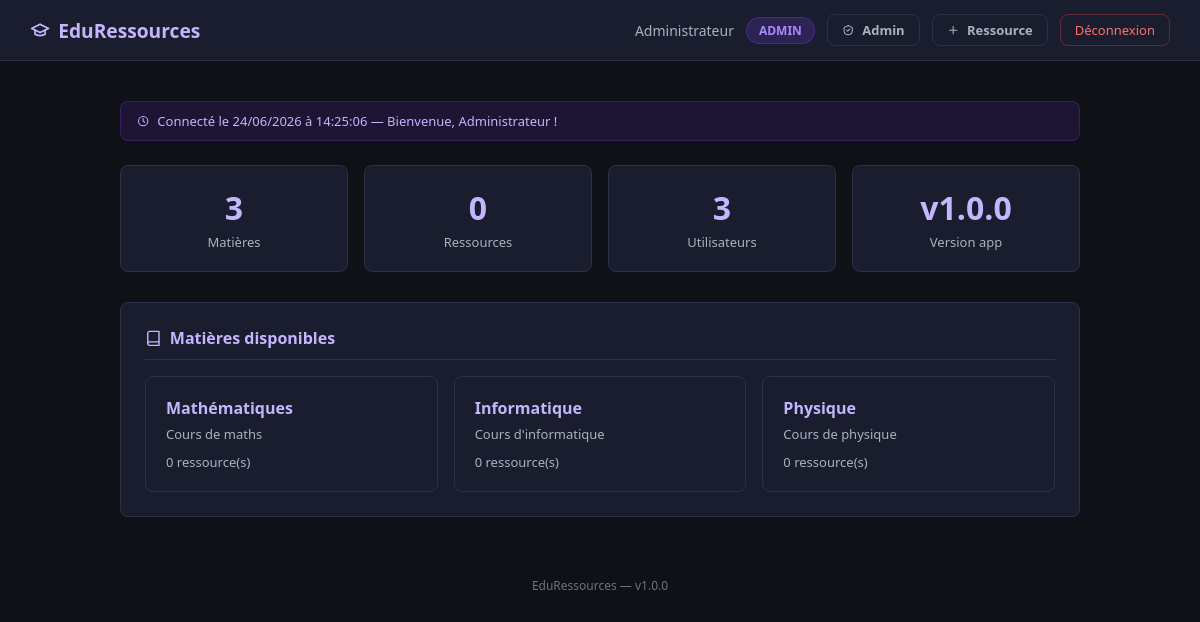
The page /dashboard (signed in) on the database its author committed.
### app/app.py (models this page shows)
class User(UserMixin, db.Model):
    id = db.Column(db.Integer, primary_key=True)
    nom = db.Column(db.String(100), nullable=False)
    email = db.Column(db.String(150), unique=True, nullable=False)
    password = db.Column(db.String(200), nullable=False)
    role = db.Column(db.String(20), nullable=False, default='etudiant')
    date_creation = db.Column(db.DateTime, default=datetime.utcnow)

class Matiere(db.Model):
    id = db.Column(db.Integer, primary_key=True)
    nom = db.Column(db.String(100), nullable=False)
    description = db.Column(db.String(200))
    ressources = db.relationship('Ressource', backref='matiere', lazy=True)

### app/app.py (the view)
@app.route('/dashboard')
@login_required
def dashboard():
    matieres = Matiere.query.all()
    total_ressources = Ressource.query.count()
    total_users = User.query.count()
    now = datetime.now().strftime("%d/%m/%Y à %H:%M:%S")
    return render_template('dashboard.html',
        matieres=matieres,
        total_ressources=total_ressources,
        total_users=total_users,
        version=APP_VERSION,
        now=now
    )

### app/app.py (called while the page is built)
@login_manager.user_loader
def load_user(user_id):
    return User.query.get(int(user_id))

### app/templates/dashboard.html (shortened to what this page needs)
{% extends 'base.html' %}
{% block content %}
<div class="section-page">
    <div class="info-bar">
        <svg class="icon icon-sm" viewBox="0 0 24 24" aria-hidden="true">
            <circle cx="12" cy="12" r="9"></circle>
            <path d="M12 7v5l3 2"></path>
        </svg>
        <span>Connecté le {{ now }} — Bienvenue, {{ current_user.nom }} !</span>
    </div>
    <div class="stats-grid">
        <div class="stat-card">
            <div class="stat-number">{{ matieres|length }}</div>
            <div class="stat-label">Matières</div>
        </div>
        <div class="stat-card">
            <div class="stat-number">{{ total_ressources }}</div>
            <div class="stat-label">Ressources</div>
        </div>
        <div class="stat-card">
            <div class="stat-number">{{ total_users }}</div>
            <div class="stat-label">Utilisateurs</div>
        </div>
        <div class="stat-card">
            <div class="stat-number text-success">v{{ version }}</div>
            <div class="stat-label">Version app</div>
        </div>
    </div>
    <div class="card">
        <div class="card-title">
            <svg class="icon" viewBox="0 0 24 24" aria-hidden="true">
                <path d="M4 19.5A2.5 2.5 0 0 1 6.5 17H20"></path>
                <path d="M4 4.5A2.5 2.5 0 0 1 6.5 2H20v20H6.5A2.5 2.5 0 0 1 4 19.5v-15Z"></path>
            </svg>
            Matières disponibles
        </div>
        {% if matieres %}
        <div class="matieres-grid">
            {% for matiere in matieres %}
            <a href="{{ url_for('ressources', matiere_id=matiere.id) }}" class="matiere-card">
                <h3>{{ matiere.nom }}</h3>
                <p>{{ matiere.description or 'Aucune description' }}</p>
                <p class="matiere-count">
                    {{ matiere.ressources|length }} ressource(s)
                </p>
            </a>
            {% endfor %}
        </div>
        {% else %}
        <p class="empty-state">Aucune matière disponible pour le moment.</p>
        {% endif %}
    </div>
</div>
{% endblock %}

### app/templates/base.html (shortened to what this page needs)
<!DOCTYPE html>
<html lang="fr">
<head>
    <link rel="stylesheet" href="{{ url_for('static', filename='style.css') }}">
</head>
<body>
{% if current_user.is_authenticated %}
<nav class="navbar">
    <a href="{{ url_for('dashboard') }}" class="navbar-brand">
        <svg class="icon" viewBox="0 0 24 24" aria-hidden="true">
            <path d="M22 10 12 5 2 10l10 5 10-5Z"></path>
            <path d="M6 12v5c3 2 9 2 12 0v-5"></path>
        </svg>
        EduRessources
    </a>
    <div class="navbar-info">
        <span class="navbar-user">{{ current_user.nom }}</span>
        <span class="badge-role role-{{ current_user.role }}">{{ current_user.role }}</span>
        {% if current_user.role == 'admin' %}
        <a href="{{ url_for('admin') }}" class="btn-secondary btn btn-small">
            <svg class="icon icon-sm" viewBox="0 0 24 24" aria-hidden="true">
                <path d="M12 3 4 7v6c0 5 3.4 7.4 8 8 4.6-.6 8-3 8-8V7l-8-4Z"></path>
                <path d="M9 12l2 2 4-4"></path>
            </svg>
            Admin
        </a>
        {% endif %}
        {% if current_user.role in ['prof', 'admin'] %}
        <a href="{{ url_for('ajouter_ressource') }}" class="btn-secondary btn btn-small">
            <svg class="icon icon-sm" viewBox="0 0 24 24" aria-hidden="true">
                <path d="M12 5v14"></path>
                <path d="M5 12h14"></path>
            </svg>
            Ressource
        </a>
        {% endif %}
        <a href="{{ url_for('logout') }}" class="btn-logout">Déconnexion</a>
    </div>
</nav>
{% endif %}
<div class="container">
    {% block content %}{% endblock %}
</div>
<div class="footer">EduRessources — v{{ version if version is defined else '1.0.0' }}</div>
</body>
</html>

### app/static/style.css (style rules this page uses)
:root { --bg: #0f1117; --surface: #1a1d2e; --surface-raised: #202438; --surface-subtle: #12141f; --border: #2d3148; --text: #e2e8f0; --text-muted: #aab2c0; --text-soft: #8b95a7; --primary: #8b5cf6; --primary-strong: #7c3aed; --primary-soft: #7c3aed22; --success: #34d399; --danger: #f87171; --focus: #fbbf24; }
* { margin: 0; padding: 0; box-sizing: border-box; }
body { font-family: 'Segoe UI', sans-serif; background: var(--bg); color: var(--text); min-height: 100vh; }
.icon { width: 1.05em; height: 1.05em; flex: 0 0 auto; stroke: currentColor; stroke-width: 2; stroke-linecap: round; stroke-linejoin: round; fill: none; }
.icon-sm { width: 0.95em; height: 0.95em; }
.text-success { color: var(--success); }
.section-page { margin-top: 30px; }
.navbar { background: var(--surface); padding: 14px 30px; display: flex; justify-content: space-between; align-items: center; gap: 16px; border-bottom: 1px solid var(--border); position: sticky; top: 0; z-index: 100; }
.navbar-brand { font-size: 1.2rem; font-weight: 700; color: #c4b5fd; text-decoration: none; display: inline-flex; align-items: center; gap: 8px; white-space: nowrap; }
.navbar-info { display: flex; align-items: center; justify-content: flex-end; gap: 12px; flex-wrap: wrap; }
.navbar-user { font-size: 14px; color: var(--text-muted); }
.badge-role { padding: 4px 12px; border-radius: 20px; font-size: 12px; font-weight: 600; text-transform: uppercase; }
.role-admin { background: #7c3aed33; color: #a78bfa; border: 1px solid #7c3aed55; }
.btn-logout { background: transparent; border: 1px solid #ef444455; color: var(--danger); padding: 6px 14px; border-radius: 8px; cursor: pointer; font-size: 13px; text-decoration: none; transition: all 0.2s; }
.container { max-width: 1000px; margin: 40px auto; padding: 0 20px; }
.card { background: var(--surface); border: 1px solid var(--border); border-radius: 8px; padding: 24px; margin-bottom: 20px; }
.card-title { font-size: 1rem; font-weight: 600; color: #c4b5fd; margin-bottom: 16px; padding-bottom: 10px; border-bottom: 1px solid var(--border); display: flex; align-items: center; gap: 8px; }
.stats-grid { display: grid; grid-template-columns: repeat(auto-fit, minmax(160px, 1fr)); gap: 16px; margin-bottom: 30px; }
.stat-card { background: var(--surface); border: 1px solid var(--border); border-radius: 8px; padding: 20px; text-align: center; }
.stat-number { font-size: 2rem; font-weight: 700; color: #c4b5fd; }
.stat-label { font-size: 13px; color: var(--text-muted); margin-top: 4px; }
.matieres-grid { display: grid; grid-template-columns: repeat(auto-fit, minmax(200px, 1fr)); gap: 16px; }
.matiere-card { background: var(--surface); border: 1px solid var(--border); border-radius: 8px; padding: 20px; text-decoration: none; color: var(--text); transition: all 0.2s; display: block; }
.matiere-card h3 { font-size: 1rem; color: #c4b5fd; margin-bottom: 6px; }
.matiere-card p { font-size: 13px; color: var(--text-muted); }
.matiere-count { margin-top: 10px; font-size: 12px; color: var(--text-soft); }
.btn { padding: 10px 24px; border-radius: 8px; font-size: 14px; font-weight: 600; cursor: pointer; border: none; transition: all 0.2s; text-decoration: none; display: inline-flex; align-items: center; justify-content: center; gap: 8px; }
.btn-small { padding: 6px 14px; font-size: 13px; }
.btn-secondary { background: transparent; border: 1px solid var(--border); color: var(--text-muted); }
.info-bar { background: #7c3aed22; border: 1px solid #7c3aed44; color: #c4b5fd; padding: 10px 16px; border-radius: 8px; font-size: 13px; margin-bottom: 24px; display: flex; align-items: center; gap: 8px; line-height: 1.4; }
.footer { text-align: center; padding: 20px; color: #697386; font-size: 12px; margin-top: 40px; }

### rows shown on the page
User: nom "Administrateur", role "ADMIN"
Matiere: nom "Mathématiques", description "Cours de maths", ressources|length "0"
Matiere: nom "Informatique", description "Cours d'informatique", ressources|length "0"
Matiere: nom "Physique", description "Cours de physique", ressources|length "0"

### other values the page prints
{{ matieres|length }} "3"
{{ total_ressources }} "0"
{{ total_users }} "3"
{{ version }} "1.0.0"
{{ version if version is defined else '1.0.0' }} "1.0.0"
